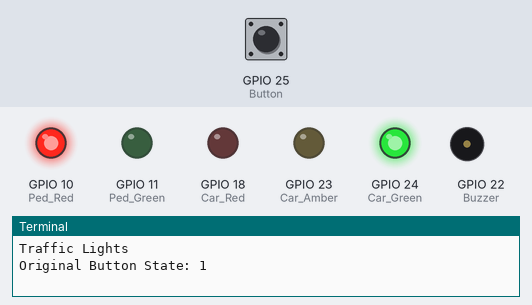
Recording of a program running on a simulated Raspberry Pi (BCM pin numbers). On the bench: output pins drawn as LEDs (lit = HIGH), buzzer (waves = sounding, pin HIGH), the last lines printed to the terminal. Inputs (shaded band) come from the test bench; at power-on: GPIO 25 (Button) HIGH. The clock reads 2024-03-15 10:24:30 at power-on unless the program sets it.

Above: at 1.2 s.
1.3 s: GPIO 25 (Button) pulled LOW for 0.15 s
At 20.7 s:
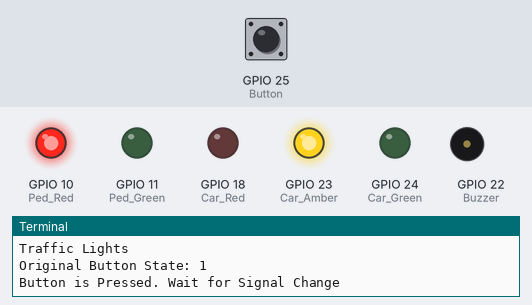
At 23.8 s:
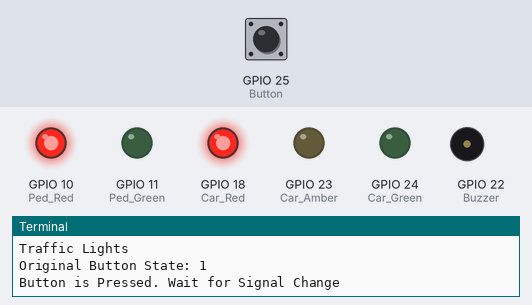
Timing chart, 0 to 24.5 s (numbered marks = the images above; inputs shaded):
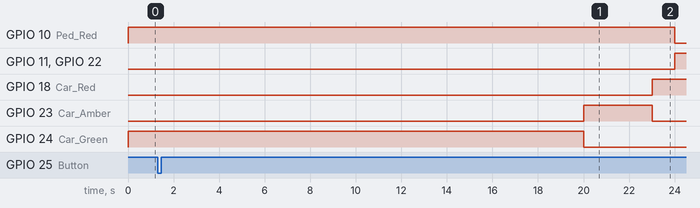

Measured:
- after the input at 1.3 s, GPIO 10 (Ped_Red): HIGH → LOW after 22.7 s; GPIO 11 (Ped_Green), GPIO 22 (Buzzer): LOW → HIGH after 22.7 s; GPIO 18 (Car_Red): LOW → HIGH after 21.7 s; GPIO 23 (Car_Amber): LOW → HIGH after 18.7 s, → LOW 3.0 s later; GPIO 24 (Car_Green): HIGH → LOW after 18.7 s

The program:

traffic_light_simulator.py
```python
# CamJam EduKit 1 - Basics
# Worksheet 7 - Traffic Lights - Solution

# Import Libraries
import os # Gives Python access to Linux commands
import time # Proves time related commands
import RPi.GPIO as GPIO # Gives access to the GPIO Pins

# Set the GPIO pin naming mode
GPIO.setmode(GPIO.BCM)
GPIO.setwarnings(False)

# Set up variables for the LED, Buzzer and switch pins

# LEDs for Cars
Car_Red = 18
Car_Amber = 23
Car_Green = 24

Button = 25
Buzzer = 22


# LEDs for Pedestrians
Ped_Red = 10
Ped_Green = 11


# Set up each of the input (switch) and output (LEDs, Buzzer) pins
GPIO.setup(Buzzer, GPIO.OUT)
GPIO.setup(Car_Red, GPIO.OUT)
GPIO.setup(Car_Amber, GPIO.OUT)
GPIO.setup(Car_Green, GPIO.OUT)

GPIO.setup(Ped_Red, GPIO.OUT)
GPIO.setup(Ped_Green, GPIO.OUT)


GPIO.setup(Button, GPIO.IN)

GPIO.output(Buzzer, GPIO.LOW)
GPIO.output(Car_Red, GPIO.LOW)
GPIO.output(Car_Amber, GPIO.LOW)
GPIO.output(Car_Green, GPIO.LOW)

GPIO.output(Ped_Red, GPIO.LOW)
GPIO.output(Ped_Green, GPIO.LOW)

# Define a function for the initial state (Green LED on, rest off)
# (If you have the second 'pedestrian LEDs, turn the red on & green
# off)
def startgreen():
    # Remember all code in the function is indented
    GPIO.output(Car_Green, GPIO.HIGH)
    GPIO.output(Car_Amber, GPIO.LOW)
    GPIO.output(Car_Red, GPIO.LOW)

    GPIO.output(Ped_Green, GPIO.LOW)
    GPIO.output(Ped_Red, GPIO.HIGH)


# Turn the green off and the amber on for 3 seconds
# ('Pedestrian' red LED stays lit)
def steadyamber():
    # Remember all code in the function is indented
    GPIO.output(Car_Green, GPIO.LOW)
    GPIO.output(Car_Red, GPIO.LOW)
    GPIO.output(Car_Amber, GPIO.HIGH)

    GPIO.output(Ped_Red, GPIO.HIGH)
    GPIO.output(Ped_Green, GPIO.LOW)

    time.sleep(3)

# Turn the amber off, and then the red on for 1 second
def steadyred():
    # Remember all code in the function is indented
    GPIO.output(Car_Green, GPIO.LOW)
    GPIO.output(Car_Amber, GPIO.LOW)
    GPIO.output(Car_Red, GPIO.HIGH)
    time.sleep(1)

# Sound the buzzer for 4 seconds
# (If you have the 'pedestrian' LEDs, turn the red off and green on)
def startwalking():
# Make the buzzer buzz on and off, half a second of
# sound followed by half a second of silence

    GPIO.output(Ped_Red, GPIO.LOW)
    GPIO.output(Ped_Green, GPIO.HIGH)
    for _ in range(4):
        GPIO.output(Buzzer, GPIO.HIGH)
        time.sleep(0.5)
        GPIO.output(Buzzer, GPIO.LOW)
        time.sleep(0.5)
# Turn the buzzer off and wait for 2 seconds
# (If you have a second green 'pedestrian' LED, make it flash on and
# off for the two seconds)
def dontwalk():
    # Remember all code in the function is indented
    GPIO.output(Car_Red, GPIO.HIGH)
    GPIO.output(Car_Amber, GPIO.LOW)
    GPIO.output(Ped_Red, GPIO.LOW)

    GPIO.output(Buzzer, GPIO.LOW)
    for _ in range(2):
        GPIO.output(Ped_Green, GPIO.LOW)
        time.sleep(0.5)
        GPIO.output(Ped_Green, GPIO.HIGH)
        time.sleep(0.5)

# Flash the amber on and off for 6 seconds
# (And the green 'pedestrian' LED too)
def flashingambergreen():
    # Remember all code in the function is indented
    GPIO.output(Car_Red, GPIO.HIGH)
    GPIO.output(Ped_Red, GPIO.LOW)

    for _ in range(6):
        GPIO.output(Car_Amber, GPIO.HIGH)
        GPIO.output(Ped_Green, GPIO.HIGH)
        time.sleep(0.5)
        GPIO.output(Car_Amber, GPIO.LOW)
        GPIO.output(Ped_Green, GPIO.LOW)
        time.sleep(0.5)

# Flash the amber for one more second
# (Turn the green 'pedestrian' LED off and the red on)
def flashingamber():
    # Remember all code in the function is indented
    GPIO.output(Ped_Green, GPIO.LOW)
    GPIO.output(Ped_Red, GPIO.HIGH)

    GPIO.output(Car_Amber, GPIO.LOW)
    time.sleep(0.5)
    GPIO.output(Car_Amber, GPIO.HIGH)
    time.sleep(0.5)

def button_is_pressed():

    if GPIO.input(Button) == False:
        print("Button is Pressed. Wait for Signal Change")
        return True
    else:
        return False


# Go through the traffic light sequence by calling each function
# one after the other.
def trafficlightqequence():
    # Remember all code in the function is indented
    steadyamber()
    steadyred()
    startwalking()
    dontwalk()
    flashingambergreen()
    flashingamber()
    startgreen()

#############

os.system('clear') # Clears the terminal

print("Traffic Lights")
# Initialise the traffic lights
print('Original Button State:', GPIO.input(Button))

startgreen()
# Here is the loop that waits at least 20 seconds before
# stopping the cars if the button has been pressed
while True: # Loop around forever
    buttonnotpressed = True # Button has not been pressed
    start = time.time() # Records the current time
    while buttonnotpressed: # While the button has not been pressed
        time.sleep(0.1) # Wait for 0.1s
        if button_is_pressed(): # If the button is pressed
            now = time.time()
            buttonnotpressed = False # Button has been pressed
            if (now - start) <= 20: # If under 20 seconds
                time.sleep(20 - (now - start)) # Wait until 20s is up
                trafficlightqequence() # Run the traffic light sequence
GPIO.cleanup()
```
